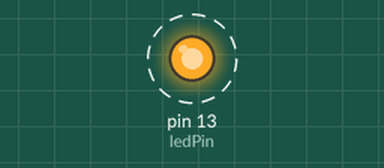
The sketch below on a simulated Arduino Uno, built with avr-gcc and run on an emulated ATmega328P. Parts: output pins drawn as LEDs (lit = HIGH). Dashed ring = blinking.

Above: at 0.2 s.
Timing chart, 0 to 3.0 s (numbered marks = the images above):
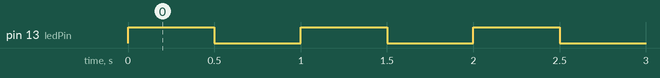

Measured:
- by itself, pin 13 (ledPin): alternates HIGH for 0.50 s and LOW for 0.50 s

The sketch:

circ-01.ino
```cpp
int ledPin = 13;
int blinkTime = 500;

void setup() {
  // put your setup code here, to run once:
  pinMode(ledPin, OUTPUT);
}

void loop() {
  // put your main code here, to run repeatedly:
  digitalWrite(ledPin, HIGH);
  delay(blinkTime);
  digitalWrite(ledPin, LOW);
  delay(blinkTime);
}
```
